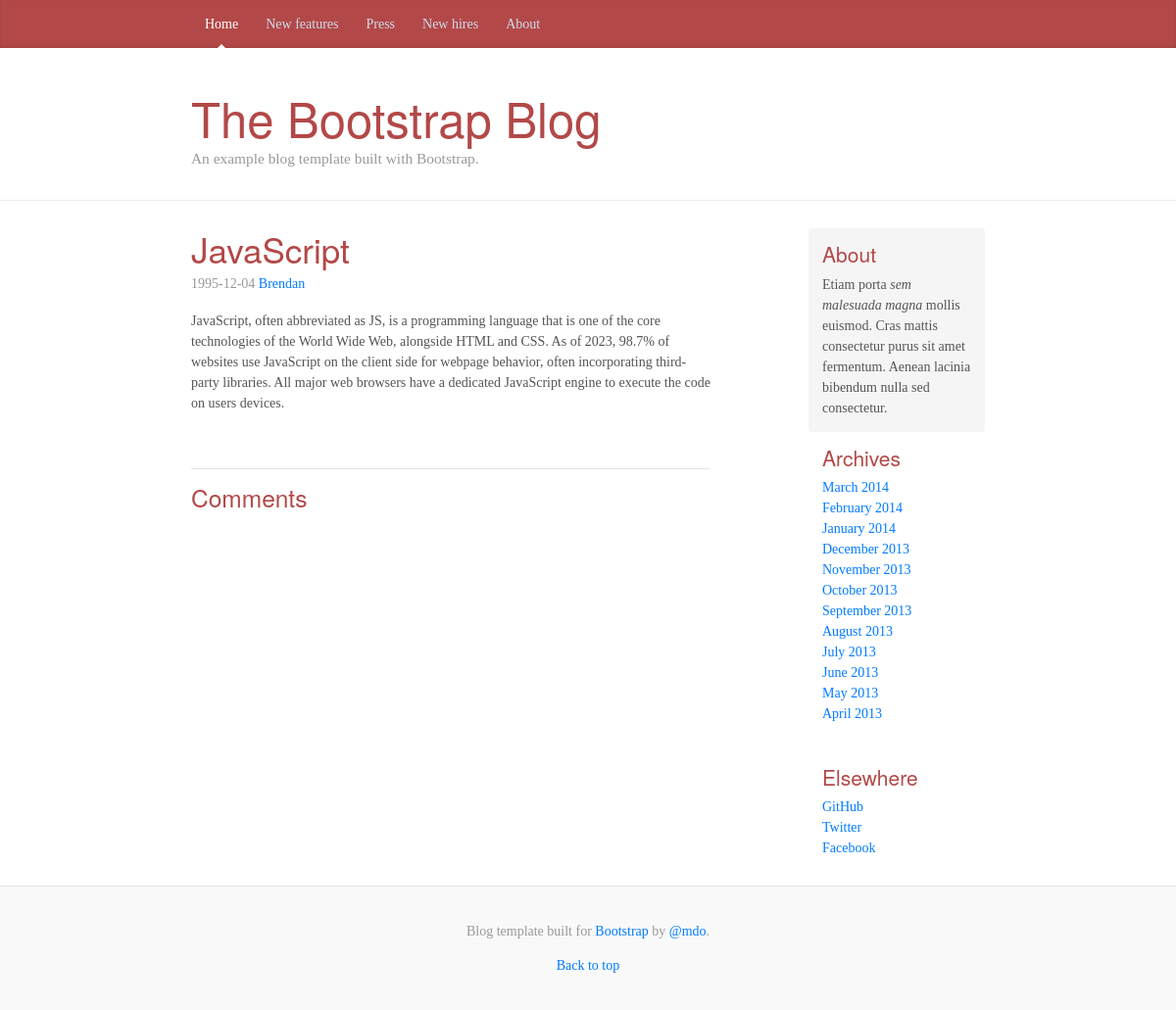
Before: /single-post.php?post_id=3 with the older database file.
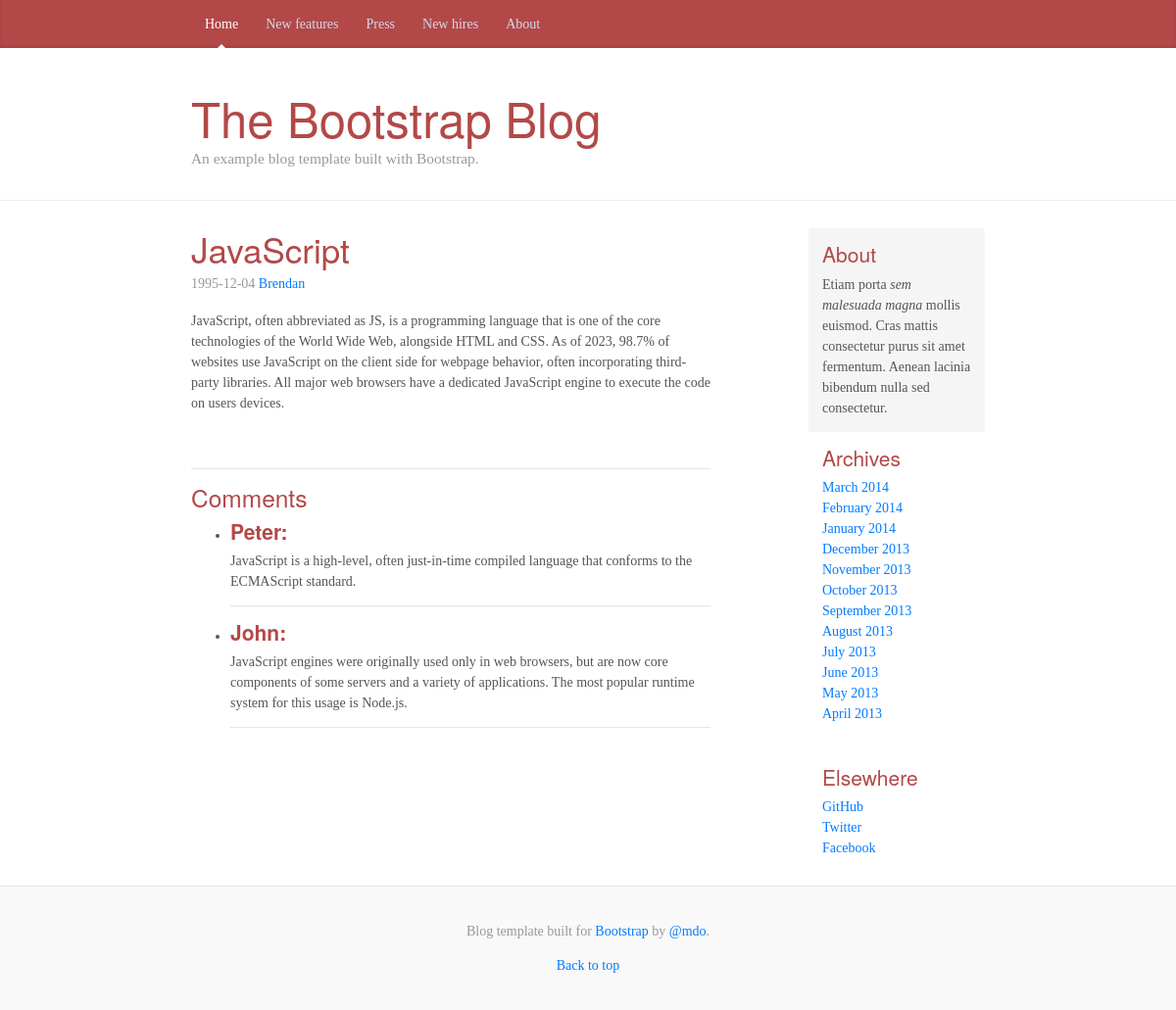
After: the same page with the newer database file.
### tables this page shows
create table posts(id int auto_increment, 
title varchar(255) not null, 
body text not null, 
author varchar(100) not null, 
created_at date not null, 
primary key(id));

CREATE TABLE comments(
    id int auto_increment, 
    author varchar(100) not null, 
    text text not null,
    post_id int not null,
    primary key (id), 
    foreign key (post_id) references posts(id)
);

### db.php (called while the page is built, shortened)
<?php
function getData($sql, $connection, $fetchAll = false)
{
    $statement = $connection->prepare($sql);
    $statement->execute();
    $statement->setFetchMode(PDO::FETCH_ASSOC);
    return $fetchAll ? $statement->fetchAll() : $statement->fetch();
}
?>

### single-post.php (the view)
<?php include('db.php') ?>
<?php include('header.php') ?>
<main role="main" class="container">
    <div class="row">
        <div class="col-sm-8 blog-main">
            <?php
             if(isset($_GET['post_id'])) {
                $sql1 = "SELECT * FROM posts p WHERE p.id = {$_GET['post_id']}";
                $post = getData($sql1, $connection, $fetchAll = false);
                $sql2 = "SELECT * FROM comments c WHERE c.post_id = {$_GET['post_id']}";
                $comments = getData($sql2, $connection, $fetchAll = true);
                ?>
                <?php
            } else {
                echo ('post_id nije prosledjen kroz $_GET');
            }
            ?>
             <div class="blog-post">
                <a href="single-post.php?post_id=<?php echo ($post['id']) ?>">
                    <h2 class="blog-post-title">
                        <?php echo ($post['title']) ?>
                    </h2>
                </a>
                <p class="blog-post-meta">
                    <?php echo ($post['created_at']) ?> <a href="#">
                        <?php echo ($post['author']) ?>
                    </a>
                </p>
                <p>
                    <?= $post['body'] ?>
                </p>
            </div>
            <?php include('comments.php') ?>
        </div>
            <?php include('sidebar.php'); ?>
</main>
<?php include('footer.php') ?>

### header.php (shortened to what this page needs)
<!DOCTYPE html>
<html lang="en">
<head>
    <link rel="stylesheet" href="https://maxcdn.bootstrapcdn.com/bootstrap/4.0.0-beta.2/css/bootstrap.min.css"
 />
    <link href="styles/styles.css" rel="stylesheet" />
</head>
<body>
    <header>
        <div class="blog-masthead">
            <div class="container">
                <nav class="nav">
                    <a class="nav-link active" href="#">Home</a>
                    <a class="nav-link" href="#">New features</a>
                    <a class="nav-link" href="#">Press</a>
                    <a class="nav-link" href="#">New hires</a>
                    <a class="nav-link" href="#">About</a>
                </nav>
            </div>
        </div>
        <div class="blog-header">
            <div class="container">
                <h1 class="blog-title">The Bootstrap Blog</h1>
                <p class="lead blog-description">
                    An example blog template built with Bootstrap.
                </p>
            </div>
        </div>
    </header>

### comments.php
<div class="comments">
    <hr>
    <h3>Comments</h3>
    <ul>
        <?php foreach ($comments as $comment) { ?>
            <li>
                <h4>
                    <?='<strong>' . $comment['author'] . ':</strong> '?>
                </h4>
                <?= $comment['text'] ?>
            </li>
            <hr>
        <?php } ?>
    </ul>
</div>

### sidebar.php
<aside class="col-sm-3 ml-sm-auto blog-sidebar">
            <div class="sidebar-module sidebar-module-inset">
                <h4>About</h4>
                <p>Etiam porta <em>sem malesuada magna</em> mollis euismod. Cras mattis consectetur purus sit amet fermentum. Aenean lacinia bibendum nulla sed consectetur.</p>
            </div>
            <div class="sidebar-module">
                <h4>Archives</h4>
                <ol class="list-unstyled">
                    <li><a href="#">March 2014</a></li>
                    <li><a href="#">February 2014</a></li>
                    <li><a href="#">January 2014</a></li>
                    <li><a href="#">December 2013</a></li>
                    <li><a href="#">November 2013</a></li>
                    <li><a href="#">October 2013</a></li>
                    <li><a href="#">September 2013</a></li>
                    <li><a href="#">August 2013</a></li>
                    <li><a href="#">July 2013</a></li>
                    <li><a href="#">June 2013</a></li>
                    <li><a href="#">May 2013</a></li>
                    <li><a href="#">April 2013</a></li>
                </ol>
            </div>
            <div class="sidebar-module">
                <h4>Elsewhere</h4>
                <ol class="list-unstyled">
                    <li><a href="#">GitHub</a></li>
                    <li><a href="#">Twitter</a></li>
                    <li><a href="#">Facebook</a></li>
                </ol>
            </div>
</aside>

### footer.php
<footer class="blog-footer">
      <p>
        Blog template built for
        <a href="https://getbootstrap.com/">Bootstrap</a> by
        <a href="https://twitter.com/mdo">@mdo</a>.
      </p>
      <p>
        <a href="#">Back to top</a>
      </p>
</footer>

### styles/styles.css (style rules this page uses)
@media (min-width: 48em) { html { font-size: 14px; } }
body { font-family: Georgia, "Times New Roman", Times, serif; color: #555; }
h1, .h1, h2, .h2, h3, .h3, h4, .h4, h5, .h5, h6, .h6 { font-family: "Helvetica Neue", Helvetica, Arial, sans-serif; font-weight: 400; color: #b34848; }
.container { max-width: 60rem; }
.blog-masthead { margin-bottom: 3rem; background-color: #b34848; box-shadow: inset 0 -0.1rem 0.25rem rgba(0, 0, 0, 0.1); }
.nav-link { position: relative; padding: 1rem; font-weight: 500; color: #cdddeb; }
.nav-link.active { color: #fff; }
.nav-link.active::after { position: absolute; bottom: 0; left: 50%; width: 0; height: 0; margin-left: -0.3rem; vertical-align: middle; content: ""; border-right: 0.3rem solid transparent; border-bottom: 0.3rem solid; border-left: 0.3rem solid transparent; }
.blog-header { padding-bottom: 1.25rem; margin-bottom: 2rem; border-bottom: 0.05rem solid #eee; }
.blog-title { margin-bottom: 0; font-size: 2rem; font-weight: 400; }
.blog-description { font-size: 1.1rem; color: #999; }
@media (min-width: 40em) { .blog-title { font-size: 3.5rem; } }
.sidebar-module { padding: 1rem; }
.sidebar-module-inset { padding: 1rem; background-color: #f5f5f5; border-radius: 0.25rem; }
.sidebar-module-inset p:last-child, .sidebar-module-inset ul:last-child, .sidebar-module-inset ol:last-child { margin-bottom: 0; }
.blog-post { margin-bottom: 4rem; }
.blog-post-title { margin-bottom: 0.25rem; font-size: 2.5rem; }
.blog-post-meta { margin-bottom: 1.25rem; color: #999; }
.blog-footer { padding: 2.5rem 0; color: #999; text-align: center; background-color: #f9f9f9; border-top: 0.05rem solid #e5e5e5; }
.blog-footer p:last-child { margin-bottom: 0; }

Changed rows visible on the page:
added comments: author "Peter", text "JavaScript is a high-level, often just-in-time compiled language that conforms to the ECMAScript standard."
added comments: author "John", text "JavaScript engines were originally used only in web browsers, but are now core components of some servers and a variety of applications. The most popular runtime system for this usage is Node.js."
